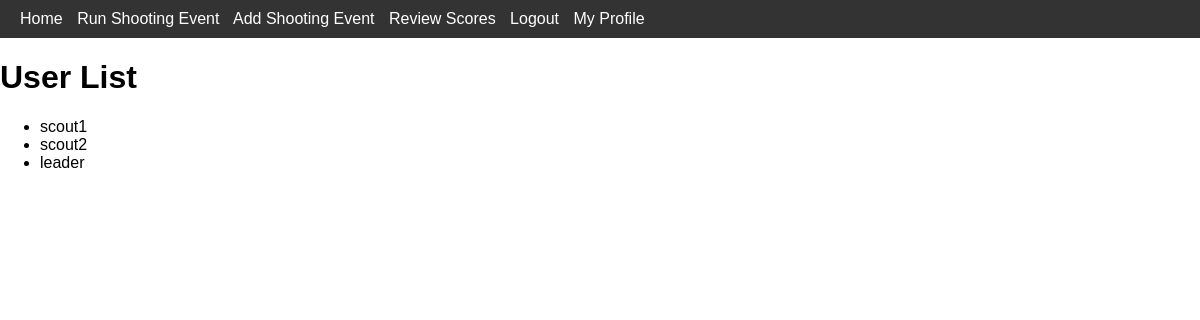
Screenshot of /users (signed in) with the database file from the repository.
### app.py (models this page shows)
class User(db.Model):
    __tablename__ = "user"
    id = db.Column(db.Integer, primary_key=True)
    username = db.Column(db.String(80), unique=True, nullable=False)
    password = db.Column(db.String(120), nullable=False)
    admin = db.Column(db.Boolean, nullable=False)
    group_id = db.Column(db.Integer, db.ForeignKey('group.id'), nullable=False)

### app.py (the view)
@app.route('/users')
def user_list():
    if 'username' in session and session['admin'] == True:
        users = User.query.all()
        return render_template('user_list.html', users=users)
    else:
        return 'You do not have permission to access this page.'

### templates/user_list.html (shortened to what this page needs)
<!DOCTYPE html>
<html lang="en">
<head>
    <link rel="stylesheet" href="{{ url_for('static', filename='css/main.css') }}">
    <link rel="stylesheet" href="{{ url_for('static', filename='css/navbar_style.css') }}">
</head>
<body>
    {% include 'navbar.html' %}
    <h1>User List</h1>
    <ul>
        {% for user in users %}
            <li>{{ user.username }}</li>
        {% endfor %}
    </ul>
</body>
</html>

### static/css/main.css (style rules this page uses)
body { font-family: 'Arial', sans-serif; margin: 0; padding: 0; }

### rows the page displays
User: username "scout1"
User: username "scout2"
User: username "leader"
